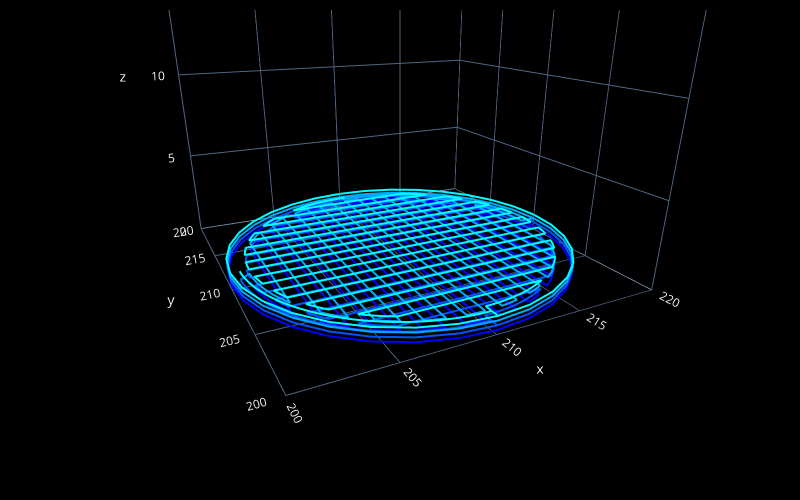
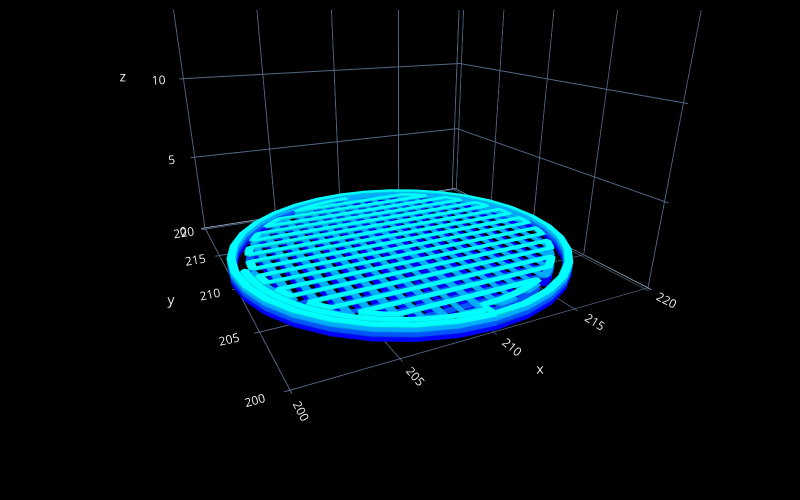
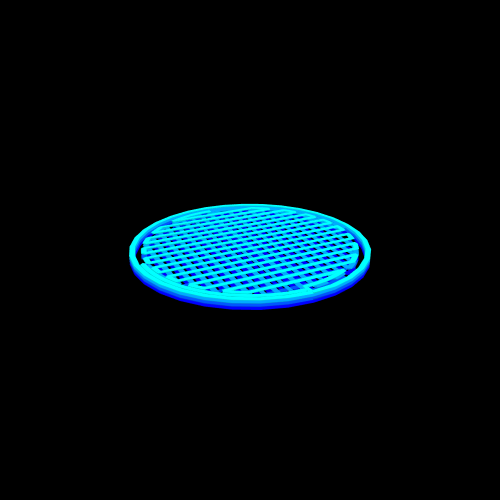

Write notebook code for charts like these, in order.
### Code cell
# preview the design

fc.transform(steps, 'plot', fc.PlotControls(style='line', zoom=0.7))
# hover the cursor over the lines in the plot to check xyz positions of the points in the design

# uncomment the next line to create a plot with real heights/widths for extruded lines to preview the real 3D printed geometry
fc.transform(steps, 'plot', fc.PlotControls(style='tube', zoom=0.7, initialization_data={'extrusion_width': EW, 'extrusion_height': EH}))

# uncomment the next line to create a neat preview (click the top-left button in the plot for a .png file) - post and tag @FullControlXYZ :)
fc.transform(steps, 'plot', fc.PlotControls(neat_for_publishing=True, zoom=0.5, initialization_data={'extrusion_width': EW, 'extrusion_height': EH}))

### Figure 1 — Plotly figure (JSON) as saved in the notebook; plotly's stock layout.template omitted (floating-point values rounded to 4 significant figures; data arrays with more than 128 entries replaced by an {"elided": "..."} marker saying what was removed)
{"data": [{"line": {"color": {"elided": "2640 str values"}, "width": 4}, "mode": "lines", "showlegend": false, "type": "scatter3d", "x": {"elided": "2640 float values"}, "y": {"elided": "2640 float values"}, "z": {"elided": "2640 float values"}}, {"marker": {"color": "red", "size": 2}, "mode": "markers", "showlegend": false, "type": "scatter3d", "x": [], "y": [], "z": []}], "layout": {"height": 500, "margin": {"b": 10, "l": 10, "pad": 4, "r": 10, "t": 10}, "paper_bgcolor": "black", "scene": {"aspectmode": "cube", "camera": {"center": {"x": 0, "y": 0, "z": -0.4813}, "eye": {"x": -0.7143, "y": -1.429, "z": 0.2143}}, "xaxis": {"backgroundcolor": "black", "nticks": 10, "range": [200.0, 220.0]}, "yaxis": {"backgroundcolor": "black", "nticks": 10, "range": [200.0, 220.0]}, "zaxis": {"backgroundcolor": "black", "nticks": 10, "range": [0, 20.0]}}, "width": 800}}

### Figure 2 — Plotly figure (JSON) as saved in the notebook; plotly's stock layout.template omitted (floating-point values rounded to 4 significant figures; data arrays with more than 128 entries replaced by an {"elided": "..."} marker saying what was removed)
{"data": [{"i": {"elided": "21776 int values"}, "j": {"elided": "21776 int values"}, "k": {"elided": "21776 int values"}, "type": "mesh3d", "vertexcolor": {"elided": "10892 str values"}, "x": {"elided": "10892 float values"}, "y": {"elided": "10892 float values"}, "z": {"elided": "10892 float values"}}, {"marker": {"color": "red", "size": 2}, "mode": "markers", "showlegend": false, "type": "scatter3d", "x": [], "y": [], "z": []}], "layout": {"height": 500, "margin": {"b": 10, "l": 10, "pad": 4, "r": 10, "t": 10}, "paper_bgcolor": "black", "scene": {"aspectmode": "cube", "camera": {"center": {"x": 0, "y": 0, "z": -0.4817}, "eye": {"x": -0.7143, "y": -1.429, "z": 0.2143}}, "xaxis": {"backgroundcolor": "black", "nticks": 10, "range": [199.7, 220.3]}, "yaxis": {"backgroundcolor": "black", "nticks": 10, "range": [199.7, 220.3]}, "zaxis": {"backgroundcolor": "black", "nticks": 10, "range": [0, 20.5]}}, "width": 800}}

### Figure 3 — Plotly figure (JSON) as saved in the notebook; plotly's stock layout.template omitted (floating-point values rounded to 4 significant figures; data arrays with more than 128 entries replaced by an {"elided": "..."} marker saying what was removed)
{"data": [{"i": {"elided": "21776 int values"}, "j": {"elided": "21776 int values"}, "k": {"elided": "21776 int values"}, "type": "mesh3d", "vertexcolor": {"elided": "10892 str values"}, "x": {"elided": "10892 float values"}, "y": {"elided": "10892 float values"}, "z": {"elided": "10892 float values"}}], "layout": {"height": 500, "margin": {"b": 10, "l": 10, "pad": 4, "r": 10, "t": 10}, "paper_bgcolor": "black", "scene": {"aspectmode": "cube", "camera": {"center": {"x": 0, "y": 0, "z": -0.4817}, "eye": {"x": -1, "y": -2, "z": 0.5}}, "xaxis": {"backgroundcolor": "black", "nticks": 10, "range": [199.7, 220.3], "showgrid": false, "visible": false, "zeroline": false}, "yaxis": {"backgroundcolor": "black", "nticks": 10, "range": [199.7, 220.3], "showgrid": false, "visible": false, "zeroline": false}, "zaxis": {"backgroundcolor": "black", "nticks": 10, "range": [0, 20.5], "showgrid": false, "visible": false, "zeroline": false}}, "width": 500}}
